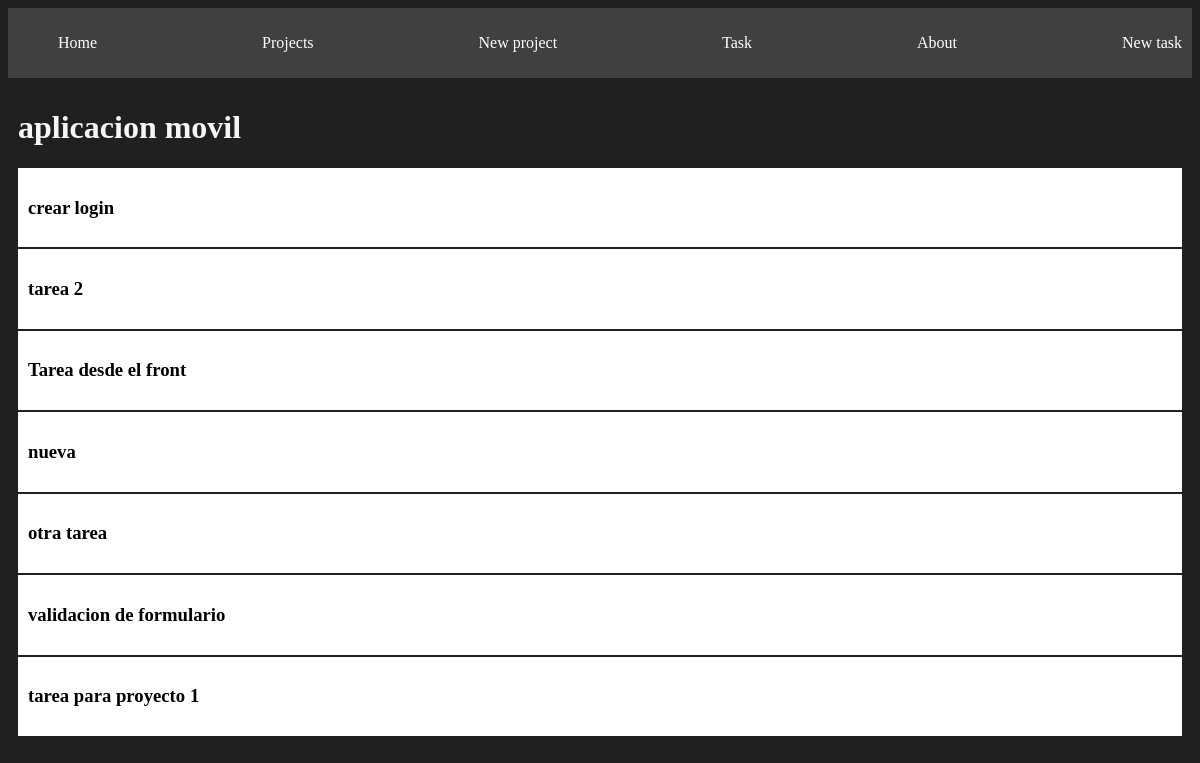
/projects/1, run on the app's committed database.
### login/models.py (models this page shows, shortened)
class Project(models.Model):
    name = models.CharField(max_length=200)
    def __str__(self) -> str:
        return self.name

class Task(models.Model):
    title = models.CharField(max_length=200)
    description = models.TextField()
    project = models.ForeignKey(Project, on_delete = models.CASCADE)
    done = models.BooleanField(default=False)

### login/views.py (the view)
# urls.py: path('projects/<int:id>', views.project_detail, name="project_detail"),
def project_detail(request, id):
    project = get_object_or_404(Project, id=id)
    tasks = Task.objects.filter(project_id=id)
    print(project)
    return render(request,'projects/detail.html',{
        'project':project,
        'tasks':tasks
    })

### login/templates/projects/detail.html
{% extends 'layouts/base.html' %}
{% block content%}
<h1>{{project}}</h1>
{%for t in tasks%}
<div class="card">
    <h3>{{t.title}}</h3>
</div>
{% endfor%}
{% endblock%}

### login/static/styles/main.css (style rules this page uses)
body { background: #202020; color: whitesmoke; }
.card { padding: 10px; background: white; color: black; margin-bottom: 2px; }

### data on the page
Project: name "aplicacion movil"
Task: title "crear login"
Task: title "tarea 2"
Task: title "Tarea desde el front"
Task: title "nueva"
Task: title "otra tarea"
Task: title "validacion de formulario"
Task: title "tarea para proyecto 1"
